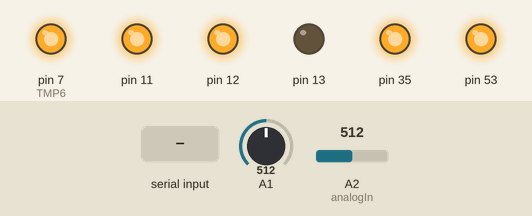
This sketch was run on a simulated Arduino Mega 2560, built with avr-gcc and run on an emulated ATmega2560. Shown: output pins drawn as LEDs (lit = HIGH). The inputs (shaded band) are chosen by the test bench; at power-on: A1 = 512, A2 (analogIn) = 512. What the sketch prints to the serial monitor is not drawn.

Above: at 1.2 s.
1.3 s: A1 set to 716
4.3 s: A2 (analogIn) set to 716
7.3 s: "l" received over Serial
10.3 s: "b" received over Serial
13.3 s: A1 set to 900
16.3 s: A2 (analogIn) set to 900
Timing chart, 0 to 19.3 s (numbered marks = the images above; inputs shaded):
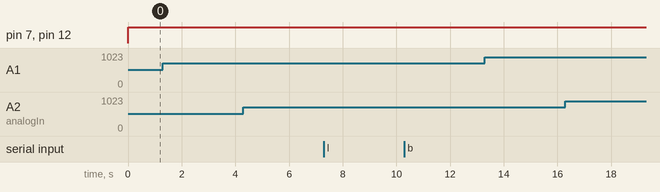

The sketch:

CentralArduinoV2.ino
```cpp
//#include <Adafruit_Sensor.h>
//#include <Adafruit_LSM303.h>
//#include <Adafruit_LSM303_U.h>
#include <SPI.h>

//Code needs to be changed for getting all sensors on board and filtered Ex. accelerometers, the rest of the thermo couples, etc.

const int analogIn = A2;
int mVperAmp = 100; // use 100 for 20A Module and 66 for 30A Module
int RawValue= 0;
//1416
int ACSoffset = 16373;
double Voltage = 0;
int Amps = 0;

bool launched = false;
bool eBrake = false;

int VRaw; //This will store our raw ADC data
int IRaw;
float VFinal; //This will store the converted data
float IFinal;

int timeAtActuation;
int timeAtengage;

#define DEBUG false
#define SPISPEED 2000000
#define TMP6 7 //labled tmp 3

// Size of buffer of all sensor data and their timestamps
const size_t DATA_BUFFER_SIZE = 97;

// sensorData object and the data buffer share the same
// location in memory. Makes it easy to collect data
// and ship it quickly.
union Data {
  struct DataStruct {
    byte beginPad[5]; // padding to easily find beginning
    byte  status;
    byte  pad1;
    long  acceleration;
    byte  pad2;
    long  velocity;
    byte  pad3;
    long  rpm;
    byte  pad4;
    long  position;
    byte  pad5;
    long  time;
    byte  pad6;
    long  battery_voltage;
    byte  pad7;
    long  battery_current;
    byte  pad8;
    long  battery_temperature;
    byte  pad9;
    long  temp1;
    byte  pad10;
    long  temp2;
    byte  pad11;
    long  temp3;
    byte  pad12;
    long  temp4;
    byte  pad13;
    long  temp5;
    byte  pad14;
    unsigned long stripe_count;
    byte  pad15;
    unsigned long pneumatics;
    byte  pad16;
    float pressure1;
    byte pad17;
    float pressure2;
    byte pad18;
    float pressure3;
    byte pad19;
  } sensorData;
  char buffer[DATA_BUFFER_SIZE];
} myData;


//values for piecing together value from SPI

unsigned char *p1;
unsigned char *p2;
unsigned char *p3;
unsigned char *ppdat;


/*
  //These Values will be used in a later iteration of the code
  char *r;

  char *v;

  char *d;

  char *p;
*/

//Global variables for collecting information

/*long ped_Distance;
  long ped_Latest;
  long total_Distance;
  long heRpm;
  long he_Total;
  float he_Last_PED;
  float he_Velocity;
  long totalTrackLength = 4150; //feet
  long brakeDistance;
*/

const int temperature_Limit = 140;
boolean badPneumatics;
boolean manualBrake;
byte a;
byte b;
byte pi;//value for reading from pi
int count;
bool c1;
bool c2;
bool c3;
float pressure1;//first small pressure sensor
float pressure2;//second small pressure sensor
float pressure3;//first large pressure sensor
unsigned long autoSwitch;//autoSwitches
bool timeSensed;

//THE SETUP
void setup()
{
  // begin padding
  myData.sensorData.beginPad[0] = 0x41;
  myData.sensorData.beginPad[1] = 0x42;
  myData.sensorData.beginPad[2] = 0x43;
  myData.sensorData.beginPad[3] = 0x44;
  myData.sensorData.beginPad[4] = 0x45;
  myData.sensorData.pad1        = 0x00;
  myData.sensorData.pad2        = 0x00;
  myData.sensorData.pad3        = 0x00;
  myData.sensorData.pad4        = 0x00;
  myData.sensorData.pad5        = 0x00;
  myData.sensorData.pad6        = 0x00;
  myData.sensorData.pad7        = 0x00;
  myData.sensorData.pad8        = 0x00;
  myData.sensorData.pad9        = 0x00;
  myData.sensorData.pad10       = 0x00;
  myData.sensorData.pad11       = 0x00;
  myData.sensorData.pad12       = 0x00;
  myData.sensorData.pad13       = 0x00;
  myData.sensorData.pad14       = 0x00;
  myData.sensorData.pad15       = 0x00;
  myData.sensorData.pad16       = 0x00;
  myData.sensorData.pad17       = 0x00;
  myData.sensorData.pad18       = 0x00;
  myData.sensorData.pad19       = 0x00;

  //Let me check this with eric first
  myData.sensorData.status = 1;
  myData.sensorData.time = 0;

  // start serial
  Serial.begin(115200);

timeAtActuation = 0;
timeAtengage = 0;

  //SETUP FOR SPI
  DDRB |= _BV(2) | _BV(3); //MOSI, SCK
  DDRB &= ~_BV(PB4); //MISO as input
  PORTB |= _BV(PB4) | _BV(PB5) | _BV(PB6); //sets SS pins to high
  SPI.begin ();
  // Slow down the master a bit
  SPI.setClockDivider(SPI_CLOCK_DIV8);


  //setting up solenoids
  DDRD |= _BV(PD6) | _BV(PD5) | _BV(PD4);
  PORTD &= ~(_BV(PD6) | _BV(PD5) | _BV(PD4)); //sets the solenoids low


    //set pin A2 as digital output (brake)
    DDRC |= _BV(PC2);
    //set brake signal low
    PORTC |= _BV(PC2);
    //slave select pins for pneumatics, PED, and halleffect sensors
    DDRB |= _BV(PB5)|_BV(PB6)|_BV(PB7);


  //set starting values for data being collected
  /*
    heRpm = 0;
    ped_Distance = 0;
    long ped_Latest;
    long total_Distance;
    count = 0;
  */
  //setup Battery OFF Pin
  DDRJ |= _BV(PJ2);
  PORTJ &= ~(_BV(PJ2));

  //Thermocouples setup
  pinMode(TMP6, OUTPUT);
  digitalWrite(TMP6, HIGH);


  //break down of values for SPI collection
  p1 = (unsigned char *)&pressure1;
  p2 = (unsigned char *)&pressure2;
  p3 = (unsigned char *)&pressure3;
  ppdat = (unsigned char*)&autoSwitch;

  /*
    //these are other pointers to values that would
    //be collected in a future interation of the code
    r = (unsigned char *)&heRpm;
    v = (unsigned char *)&he_Velocity;
    d = (unsigned char *)&he_Total;
    p= (unsigned char *)&ped_Latest;
  */
  timeSensed = false;
}//END OF SETUP

/*
   Part of vaccum test
   deativate timer solenoid and time how long it takes
   for the pistons to fully actuate by checking the autoswitches
*/

//Functions with their definitions defined after the loop
void checkSensorValues();
void getSensorValues();
void batteryOff();
/*
  void brake();
  long calculateDistance();
  long calculateBrakeDistance();
  long calculateBrakeTime();
  long calculateTimeLeft();
*/
byte transferAndWait (const byte what)
{
  a = SPI.transfer (what);
  delayMicroseconds (200);
  return a;
} // end of transferAndWait


//SEND 32 BIT READINGS OF THE SENSORS
uint32_t SPIRead32(int cs) {
  //SPI settings must already be set (4000000 Recommended)
  int i;
  uint32_t d = 0;
  digitalWrite(cs, LOW);
  delay(1);
  SPI.beginTransaction(SPISettings(SPISPEED, MSBFIRST, SPI_MODE0));

  d = SPI.transfer(0);
  d <<= 8;
  d |= SPI.transfer(0);
  d <<= 8;
  d |= SPI.transfer(0);
  d <<= 8;
  d |= SPI.transfer(0);
  SPI.endTransaction();
  digitalWrite(cs, HIGH);
  if (DEBUG) {
    Serial.println(d);
  }
  return d;
}


//convert temperature
float tempConvert(uint32_t data) {
  if (data & 0x7) {
    // uh oh, a serious problem!
    return NAN;
  }
  if (data & 0x80000000) {
    // Negative value, drop the lower 18 bits and explicitly extend sign bits.
    data = 0xFFFFC000 | ((data >> 18) & 0x00003FFFF);
  }
  else {
    // Positive value, just drop the lower 18 bits.
    data >>= 18;
  }
  //Convert to degrees F
  float temp = data;
  /*if (DEBUG) {
    Serial.print(data); Serial.print("\t"); Serial.println(temp);
  }
  */
  return ((temp * .25 * 9 / 5) + 32);
}


/*
   This is the main loop of the code

*/
void loop()
{
  getSensorValues();
  checkSensorValues();

  /*
    Serial.print(myData.sensorData.temp1);
    Serial.print("    ");
    Serial.print(myData.sensorData.temp4);
    Serial.println("");
  */

  pi = Serial.read();
  if (pi == 'l')
  {
    if(myData.sensorData.status == 1)
    {
      launched = true;
      myData.sensorData.status = 2;
      PORTD |= _BV(PD6)|_BV(PD4);
    }

  }
  else if (pi == 'b')
  {

    if(myData.sensorData.status != 0)
    {
    myData.sensorData.status = 0;
    PORTD &=~(_BV(PD6)|_BV(PD4));
    }
    else
    {
      myData.sensorData.status = 1;
      PORTD &=~(_BV(PD6)|_BV(PD4));
    }
  }
  else if (pi == 'o')
  {
    batteryOff();
    myData.sensorData.status = 0;
  }
  else if (pi == 'p')
  {
    pi = Serial.read();
    if (pi == '0')//primary
    {
      if (c1 == false)
      {
        PORTD |= _BV(PD6);
        c1 = true;
      }
      else
      {
        PORTD &= ~_BV(PD6);
        c1 = false;
      }
    }
    else if (pi == '1')//secondary
    {
      if (c2 == false)
      {
        PORTD |= _BV(PD5);

        c2 = true;
      }
      else
      {
        PORTD &= ~_BV(PD5);
        c2 = false;
      }
    }
    else if (pi == '2')//timer
    {
      if (c3 == false)
      {
        PORTD |= _BV(PD4);
        c3 = true;
      }
      else
      {
        PORTD &= ~_BV(PD4);
        timeAtActuation = millis();
        timeSensed = true;
        c3 = false;
      }
    }
  }
  myData.sensorData.acceleration = 0;
  myData.sensorData.velocity = 0;
  myData.sensorData.rpm = 0;
  myData.sensorData.position = 0;
  myData.sensorData.temp1 = 0;
  myData.sensorData.temp2 = 0;
  myData.sensorData.temp3 = 0;
  myData.sensorData.temp4 = 0;
  myData.sensorData.temp5 = 0;
  myData.sensorData.stripe_count = 0;
  myData.sensorData.pressure1 = pressure2;//this is the correct orientation
  myData.sensorData.pressure2 = pressure1;
  myData.sensorData.pressure3 = pressure3;
  myData.sensorData.pneumatics = autoSwitch;
  myData.sensorData.position = 0;

  Serial.write(myData.buffer, DATA_BUFFER_SIZE);
}

/****************************
   GATHERING OF SENSOR DATA
 ****************************/

void getSensorValues()
{
  //ThermoCouples
  myData.sensorData.battery_temperature = tempConvert(SPIRead32(TMP6));

PORTB &=~( _BV(PB6));
transferAndWait(0);
p1[0]=transferAndWait('1');
p1[1]=transferAndWait('2');
p1[2]=transferAndWait('3');
p1[3]=transferAndWait('4');
p2[0]=transferAndWait('5');
p2[1]=transferAndWait('6');
p2[2]=transferAndWait('7');
p2[3]=transferAndWait('8');
p3[0]=transferAndWait('9');
p3[1]=transferAndWait('a');
p3[2]=transferAndWait('b');
p3[3]=transferAndWait('c');
ppdat[0] = transferAndWait('d');
ppdat[1] = transferAndWait('e');
ppdat[2] = transferAndWait('f');
ppdat[3] = transferAndWait('g');
PORTB |=(_BV(PB6));
delay(100);
//222 -> 968
//513 -> 528
//222/50 = 4
 RawValue = analogRead(analogIn);
 Voltage = (RawValue / 1024) * 4.5; // Gets you mV
 Amps = ((Voltage - ACSoffset) / (.05));
 myData.sensorData.battery_current = ((RawValue-509)*50);

 VRaw = analogRead(A1);
  //Conversion
  VFinal = ((float)VRaw)/12.99; //90
  myData.sensorData.battery_voltage = VFinal  * 1000;

}


void checkSensorValues()
{
  //checking to make sure that in no location is there excessive temperatures
 /* if (myData.sensorData.temp1 > temperature_Limit || myData.sensorData.temp2 > temperature_Limit ||
      myData.sensorData.temp3 > temperature_Limit || myData.sensorData.temp4 > temperature_Limit
      || myData.sensorData.temp5 > temperature_Limit || myData.sensorData.battery_temperature > temperature_Limit)
  {
    batteryOff();
  }
  */
  if((autoSwitch & 0x01 != 0 || autoSwitch & 0x02 != 0)&& timeSensed == true)
  {
    timeAtengage = millis();
    myData.sensorData.time = timeAtengage - timeAtActuation;
    timeSensed = false;

  }
  if(myData.sensorData.battery_temperature>140)
  {
    //batteryOff();
  }
  /*
    else if ((totalTrackLength - myData.sensorData.position) <= brakeDistance)
    {
    brake();
    }

    else if (manualBrake == true)
    {
    brake();
    }
  */
}
void batteryOff()
{
  PORTJ |= _BV(PJ2);
  myData.sensorData.status = 0;
}

/*
  long calculateBrakeDistance()
  {
  //mechE brake distance formula
  return ;
  }


  long calculateBrakeTime()
  {
  //mechE brake time formula
  return ;
  }


  long calculateTimeLeft()
  {
  return calculateBrakeTime() + ((totalTrackLength - (myData.sensorData.position + calculateBrakeDistance())) / myData.sensorData.velocity);
  }


  //for calculating distance. What should we return if its bad data?
  long calculateDistance()
  {
  if (ped_Distance == ped_Latest)
  {
    if ((he_Total - he_Last_PED) < 110)
    {
      total_Distance = ped_Distance + (he_Total - he_Last_PED);
    }
    else
    {
      brake();
    }
  }
  else
  {
    if ((he_Total - he_Last_PED) > 90)
    {
      he_Last_PED = he_Total;
      ped_Distance = ped_Latest;
      total_Distance = ped_Distance + (he_Total - he_Last_PED);
    }
    else
    {
      brake();
    }
  }
  return total_Distance;
  }

  void brake()
  {
  PORTC &= ~_BV(PC2);
  }
*/
```

Measured:
- after the input at 10.3 s, pin 12: stays HIGH (without the input it goes to LOW after 3.0 s)
